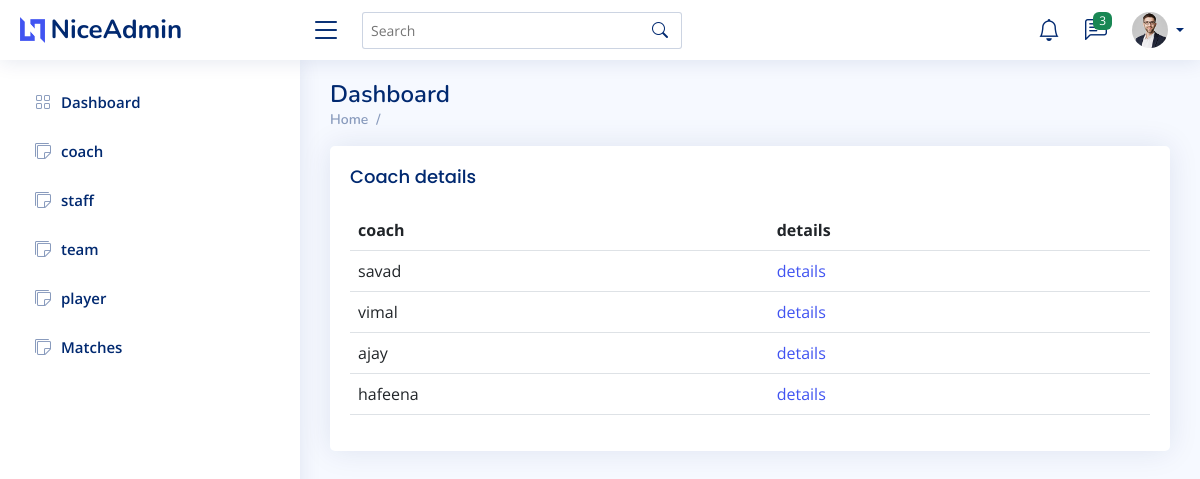
The page /manager/coaches/ on the database its author committed.
### coach/models.py (models this page shows)
class Coach(models.Model):
    login = models.ForeignKey(login, on_delete=models.CASCADE, null=True)
    name = models.CharField(max_length=50, null=True)
    dob = models.DateField(auto_now=False, auto_now_add=False, null=True)
    contact = models.IntegerField(default=get_default_value, null=True)
    housename = models.CharField(max_length=50, null=True)
    post = models.CharField(max_length=50, null=True)
    place = models.CharField(max_length=50, null=True)
    village = models.CharField(max_length=50, null=True)
    district = models.CharField(max_length=50, null=True)
    state = models.CharField(max_length=50, null=True)

### manager/views.py (the view)
# urls.py: path('coaches/', views.coaches, name="coaches"),
def coaches(request):
    context = {"coach": Coach.objects.all()}
    print(Coach.objects.all())
    return render(request, 'original/manager/coach.html', context)

### templates/original/manager/coach.html
{% extends 'original/manager/main.html' %}
{% block content %}
<div class="card">
    <div class="card-body">
      <h5 class="card-title">Coach details </h5>
      <table class="table">
        <thead>
          <tr>
            <th scope="col">coach</th>
            <th scope="col">details</th>
          </tr>
        </thead>
        <tbody>
          {% for i in coach %}
          <tr>
            <td>{{i.name}}</td>
            <td><a href="/manager/viewcoach/{{i.id}}">details</a></td>
          </tr>
          {% endfor %}
        </tbody>
      </table>
    </div>
  </div>
{% endblock content %}

### static/assets/css/style.css (style rules this page uses)
:root { scroll-behavior: smooth; }
body { font-family: "Open Sans", sans-serif; background: #f6f9ff; color: #444444; }
a { color: #4154f1; text-decoration: none; }
h1, h2, h3, h4, h5, h6 { font-family: "Nunito", sans-serif; }
.card { margin-bottom: 30px; border: none; border-radius: 5px; box-shadow: 0px 0 30px rgba(1, 41, 112, 0.1); }
.card-title { padding: 20px 0 15px 0; font-size: 18px; font-weight: 500; color: #012970; font-family: "Poppins", sans-serif; }
.card-body { padding: 0 20px 20px 20px; }

### rows shown on the page
Coach: name "savad"
Coach: name "vimal"
Coach: name "ajay"
Coach: name "hafeena"
